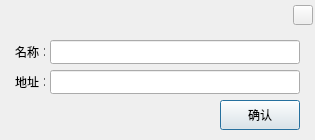
<?xml version="1.0" encoding="UTF-8"?>
<ui version="4.0">
 <class>AddTv</class>
 <widget class="QDialog" name="AddTv">
  <property name="geometry">
   <rect>
    <x>0</x>
    <y>0</y>
    <width>315</width>
    <height>140</height>
   </rect>
  </property>
  <property name="windowTitle">
   <string>添加直播源</string>
  </property>
  <widget class="QLabel" name="label">
   <property name="geometry">
    <rect>
     <x>15</x>
     <y>44</y>
     <width>30</width>
     <height>16</height>
    </rect>
   </property>
   <property name="text">
    <string>名称：</string>
   </property>
  </widget>
  <widget class="QLabel" name="label_2">
   <property name="geometry">
    <rect>
     <x>15</x>
     <y>74</y>
     <width>30</width>
     <height>16</height>
    </rect>
   </property>
   <property name="text">
    <string>地址：</string>
   </property>
  </widget>
  <widget class="QLineEdit" name="lineEdit_name">
   <property name="geometry">
    <rect>
     <x>50</x>
     <y>40</y>
     <width>250</width>
     <height>24</height>
    </rect>
   </property>
  </widget>
  <widget class="QLineEdit" name="lineEdit_url">
   <property name="geometry">
    <rect>
     <x>50</x>
     <y>70</y>
     <width>250</width>
     <height>24</height>
    </rect>
   </property>
  </widget>
  <widget class="QPushButton" name="pushButton_submit">
   <property name="geometry">
    <rect>
     <x>220</x>
     <y>100</y>
     <width>80</width>
     <height>30</height>
    </rect>
   </property>
   <property name="text">
    <string>确认</string>
   </property>
  </widget>
  <widget class="QWidget" name="widget" native="true">
   <property name="geometry">
    <rect>
     <x>0</x>
     <y>0</y>
     <width>315</width>
     <height>30</height>
    </rect>
   </property>
   <property name="minimumSize">
    <size>
     <width>315</width>
     <height>30</height>
    </size>
   </property>
   <property name="maximumSize">
    <size>
     <width>315</width>
     <height>30</height>
    </size>
   </property>
   <layout class="QGridLayout" name="gridLayout">
    <property name="leftMargin">
     <number>2</number>
    </property>
    <property name="topMargin">
     <number>2</number>
    </property>
    <property name="rightMargin">
     <number>2</number>
    </property>
    <property name="bottomMargin">
     <number>2</number>
    </property>
    <property name="spacing">
     <number>2</number>
    </property>
    <item row="0" column="0">
     <widget class="QWidget" name="widget_icon" native="true">
      <property name="minimumSize">
       <size>
        <width>20</width>
        <height>20</height>
       </size>
      </property>
      <property name="maximumSize">
       <size>
        <width>20</width>
        <height>20</height>
       </size>
      </property>
     </widget>
    </item>
    <item row="0" column="1">
     <widget class="QLabel" name="label_title">
      <property name="text">
       <string/>
      </property>
     </widget>
    </item>
    <item row="0" column="2">
     <widget class="QPushButton" name="pushButton_close">
      <property name="minimumSize">
       <size>
        <width>20</width>
        <height>20</height>
       </size>
      </property>
      <property name="maximumSize">
       <size>
        <width>20</width>
        <height>20</height>
       </size>
      </property>
      <property name="text">
       <string/>
      </property>
     </widget>
    </item>
   </layout>
  </widget>
 </widget>
 <resources/>
 <connections/>
</ui>
